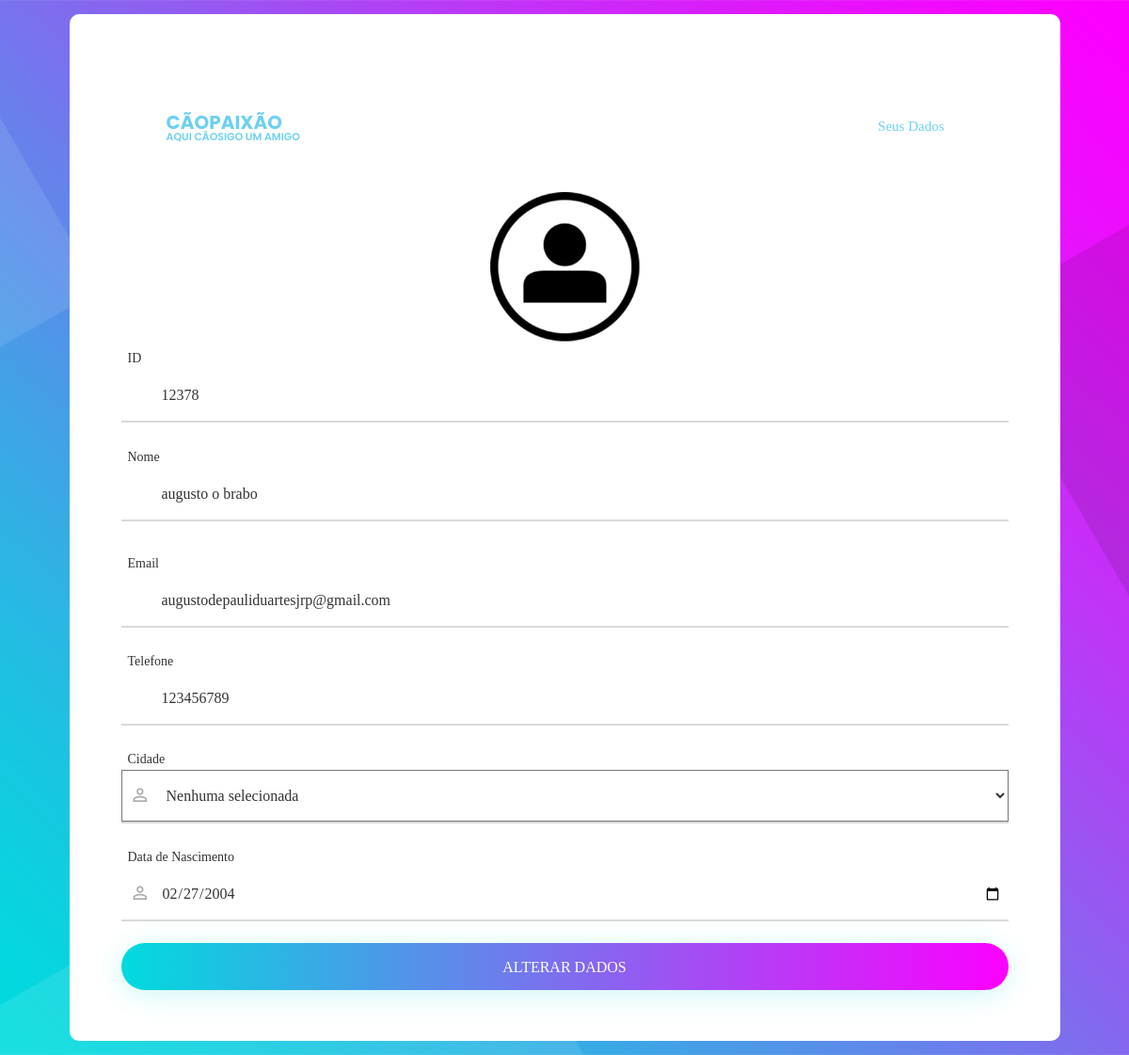
Page /perfil/alteradados.php (signed in) on the committed database.
### tables this page shows
CREATE TABLE `usuarios` (
  `id_user` int(11) NOT NULL,
  `nome` varchar(80) DEFAULT NULL,
  `senha` text DEFAULT NULL,
  `email` varchar(99) DEFAULT NULL,
  `cidade` varchar(60) DEFAULT NULL,
  `telefone` varchar(11) DEFAULT NULL,
  `nascimento` text DEFAULT NULL,
  `situacao` int(1) DEFAULT NULL,
  `datacadastro` tinytext DEFAULT NULL
);

### perfil/alteradados.php (the view, shortened to what this page needs)
<!DOCTYPE html>
<html lang="en">
<head>
	<link rel="stylesheet" href="https://cdnjs.cloudflare.com/ajax/libs/font-awesome/4.7.0/css/font-awesome.min.css">
	<link rel="stylesheet" type="text/css" href="vendor/bootstrap/css/bootstrap.min.css">
	<link rel="stylesheet" type="text/css" href="doacao/fonts/font-awesome-4.7.0/css/font-awesome.min.css">
	<link rel="stylesheet" type="text/css" href="doacao/fonts/iconic/css/material-design-iconic-font.min.css">
	<link rel="stylesheet" type="text/css" href="vendor/animate/animate.css">
	<link rel="stylesheet" type="text/css" href="vendor/css-hamburgers/hamburgers.min.css">
	<link rel="stylesheet" type="text/css" href="vendor/animsition/css/animsition.min.css">
	<link rel="stylesheet" type="text/css" href="vendor/select2/select2.min.css">
	<link rel="stylesheet" type="text/css" href="vendor/daterangepicker/daterangepicker.css">
	<link rel="stylesheet" type="text/css" href="css/util.css">
	<link rel="stylesheet" type="text/css" href="css/main.css">
	<link rel="stylesheet" href="css/open-iconic-bootstrap.min.css">
	<link rel="stylesheet" href="css/animate.css">
	<link rel="stylesheet" href="css/owl.carousel.min.css">
	<link rel="stylesheet" href="css/owl.theme.default.min.css">
	<link rel="stylesheet" href="css/magnific-popup.css">
	<link rel="stylesheet" href="css/aos.css">
	<link rel="stylesheet" href="css/ionicons.min.css">
	<link rel="stylesheet" href="css/flaticon.css">
	<link rel="stylesheet" href="css/icomoon.css">
</head>
<body>
<?php
	try{
		include("conexao.php");
		$conn->setAttribute(PDO::ATTR_ERRMODE, PDO::ERRMODE_EXCEPTION);
		$sql = "SELECT * FROM usuarios WHERE id_user = :id_user";
		$result = $conn->prepare($sql);
		$result->bindValue(":id_user", $_SESSION['sess_id_user']);
		$result->execute();
		if($result->rowCount() >= 1){
			$dados = $result->fetch(PDO::FETCH_ASSOC);
		}
	}catch(PDOException $erro){
		echo "Erro ao puxar dados!!!";
	}
?>
	<div class="limiter">
		<div class="container-login100" style="background-image: url('images/bg-01.jpg');">
			<div class="wrap-login100 p-l-55 p-r-55 p-t-65 p-b-54">
				<form class="login100-form validate-form" action = "alteradados.php">
					<nav class="navbar px-md-0 navbar-expand-lg navbar-dark ftco_navbar bg-dark ftco-navbar-light"
						id="ftco-navbar">
						<div class="container-fluid px-md-5">
							<table>
								<tr>
									<td> <a class="navbar-brand" href="index.html">Cãopaixão <br><span>Aqui cãosigo um
												amigo</span></a>
						</div>
						<div class="collapse navbar-collapse" id="ftco-nav">
							<ul class="navbar-nav ml-auto">
								<li class="nav-item active"><a href="index.php" class="nav-link">Seus Dados</a>
								</li>
							</ul>
						</div>
			</div>
			<Br>
			<br>
			<div class="d-flex  justify-content-center">
				<img src="images/user.png" class="circle" style="width: 170px; height: 170px;">
			</div>
			<form id="altUser" method = "POST">
            <div class="wrap-input100 validate-input m,br-b-23" data-validate="Nome de usuário necessário">
				<span class="label-input100">ID</span><br>
                <input class="input100" type="text" name="id_user" value="<?=$dados['id_user']?>" readonly>
			</div>
			<div class="wrap-input100 validate-input m-b-32" data-validate="Nome de usuário necessário">
				<br>
				<span class="label-input100">Nome</span><br>
                <input class="input100" type="text" name="nome" value="<?=$dados['nome']?>">
			</div>
			<div class="wrap-input100 validate-input m-b-23" data-validate="Nome de usuário necessário">
				<span class="label-input100">Email</span><br>
				<input class="input100" type="text" name="email" value="<?=$dados['email']?>">
			</div>
			<div class="wrap-input100 validate-input m-b-23" data-validate="Nome de usuário necessário">
				<span class="label-input100">Telefone</span><br>
				<input class="input100" type="text" name="telefone" value="<?=$dados['telefone']?>"></p>
			</div>
			<div class="wrap-input100 validate-input m-b-23" data-validate = "Cidade">
							<span class="label-input100">Cidade</span>
							<select class="input100" name="cidade" id="categoria" value ="<?=$dados['cidade']?>" id = "cidade">
								<option>Nenhuma selecionada</option>
							</select>
							<span class="focus-input100" data-symbol="&#xf206;"></span>
						</div>
                        <div class="wrap-input100 validate-input m-b-23" data-validate = "Data de nascimento">
							<span class="label-input100">Data de Nascimento</span>
							<input id="date" type="date" class="input100"  name="nascimento" value="<?=$dados['nascimento']?>">
							<span class="focus-input100" data-symbol="&#xf206;"></span>
						</div>
                        <div class="container-login100-form-btn">
							<div class="wrap-login100-form-btn">
								<div class="login100-form-bgbtn"></div>
								<button class="login100-form-btn">
									<a href="javascript:void(0)" class="login100-form-btn" name = "btnlaterar"> Alterar Dados </a>
								</button>
							</div>
				</form>
			</div>
		</div>
</body>
</html>

### perfil/css/main.css (style rules this page uses)
* { margin: 0px; padding: 0px; box-sizing: border-box; }
body, html { height: 100%; font-family: Poppins-Regular, sans-serif; }
a { font-family: Poppins-Regular; font-size: 14px; line-height: 1.7; color: white; margin: 0px; transition: all 0.4s; -webkit-transition: all 0.4s; -o-transition: all 0.4s; -moz-transition: all 0.4s; }
ul, li { margin: 0px; list-style-type: none; }
input { outline: none; border: none; }
button { outline: none !important; border: none; background: transparent; }
.limiter { width: 100%; margin: 0 auto; }
.container-login100 { width: 100%; min-height: 100vh; display: -webkit-box; display: -webkit-flex; display: -moz-box; display: -ms-flexbox; display: flex; flex-wrap: wrap; justify-content: center; align-items: center; padding: 15px; background-repeat: no-repeat; background-position: center; background-size: cover; }
.wrap-login100 { width: 90%; background: #fff; border-radius: 10px; overflow: hidden; }
.login100-form { width: 100%; }
.ftco-navbar-light { background: transparent !important; margin-top: none; top: 20px; left: 0; right: 0; z-index: 3; }
.ftco-navbar-light .navbar-brand { color: #6ed0f0; }
.ftco-navbar-light .navbar-nav > .nav-item > .nav-link { font-size: 15px; padding-top: .9rem; padding-bottom: .9rem; padding-left: 20px; padding-right: 20px; color: #9829e0; font-weight: 400; opacity: 1 !important; }
.ftco-navbar-light .navbar-nav > .nav-item.active > a { color: #6ed0f0; }
.navbar-brand { font-weight: 700; font-size: 20px; font-family: "Poppins", Arial, sans-serif; line-height: 1; text-transform: uppercase; color: #6ed0f0 }
.navbar-brand span { display: block; font-size: 11px; font-weight: 600; text-transform: uppercase; color: #6ed0f0; }
.wrap-input100 { width: 100%; position: relative; border-bottom: 2px solid #d9d9d9; }
.label-input100 { font-family: Poppins-Regular; font-size: 14px; color: #333333; line-height: 1.5; padding-left: 7px; }
.input100 { font-family: Poppins-Medium; font-size: 16px; color: #333333; line-height: 1.2; display: block; width: 100%; height: 55px; background: transparent; padding: 0 7px 0 43px; }
.focus-input100 { position: absolute; display: block; width: 100%; height: 100%; top: 0; left: 0; pointer-events: none; }
.focus-input100::after { content: attr(data-symbol); font-family: Material-Design-Iconic-Font; color: #adadad; font-size: 22px; display: -webkit-box; display: -webkit-flex; display: -moz-box; display: -ms-flexbox; display: flex; align-items: center; justify-content: center; position: absolute; height: calc(100% - 20px); bottom: 0; left: 0; padding-left: 13px; padding-top: 3px; }
.focus-input100::before { content: ""; display: block; position: absolute; bottom: -2px; left: 0; width: 0; height: 2px; background: #7f7f7f; -webkit-transition: all 0.4s; -o-transition: all 0.4s; -moz-transition: all 0.4s; transition: all 0.4s; }
.container-login100-form-btn { display: -webkit-box; display: -webkit-flex; display: -moz-box; display: -ms-flexbox; display: flex; flex-wrap: wrap; justify-content: center; }
.wrap-login100-form-btn { width: 100%; display: block; position: relative; z-index: 1; border-radius: 25px; overflow: hidden; margin: 0 auto; box-shadow: 0 5px 30px 0px rgba(3, 216, 222, 0.2); -moz-box-shadow: 0 5px 30px 0px rgba(3, 216, 222, 0.2); -webkit-box-shadow: 0 5px 30px 0px rgba(3, 216, 222, 0.2); -o-box-shadow: 0 5px 30px 0px rgba(3, 216, 222, 0.2); -ms-box-shadow: 0 5px 30px 0px rgba(3, 216, 222, 0.2); }
.login100-form-bgbtn { position: absolute; z-index: -1; width: 300%; height: 100%; background: #a64bf4; background: -webkit-linear-gradient(right, #00dbde, #fc00ff, #00dbde, #fc00ff); background: -o-linear-gradient(right, #00dbde, #fc00ff, #00dbde, #fc00ff); background: -moz-linear-gradient(right, #00dbde, #fc00ff, #00dbde, #fc00ff); background: linear-gradient(right, #00dbde, #fc00ff, #00dbde, #fc00ff); top: 0; left: -100%; }
.login100-form-btn { font-family: Poppins-Medium; font-size: 16px; color: #fff; line-height: 1.2; text-transform: uppercase; display: -webkit-box; display: -webkit-flex; display: -moz-box; display: -ms-flexbox; display: flex; justify-content: center; align-items: center; padding: 0 20px; width: 100%; height: 50px; }
.validate-input { position: relative; }

### rows in the picture
usuarios: id_user "12378", nome "augusto o brabo", email "augustodepauliduartesjrp@gmail.com", telefone "123456789", cidade "Nenhuma selecionada", nascimento "02/27/2004"
